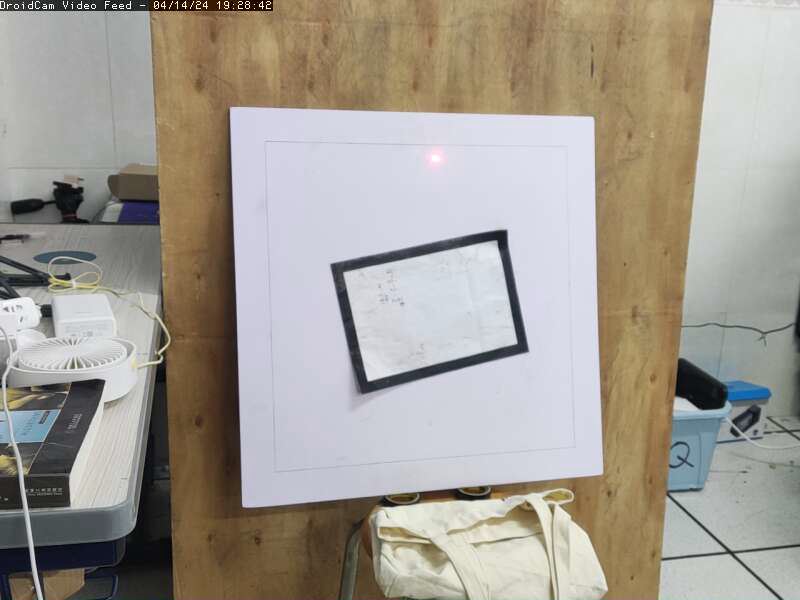
#> input picture week_9/src_2/img_4.jpeg, 800 x 600 px, found by its file name
$ python Edge_Detection.py
#> lines starting #> are read from the running program, lines starting #| are printed output that depends on the picture; after the words box and inside, x2 and y2 are one past the last pixel; in counts of white or black regions, pixels touching at a corner belong together
import cv2
import numpy as np

def preprocess_image(image_path):
    # 读取图像
#> called with image_path = 'week_9\\src_2\\img_4.jpeg'
    image = cv2.imread(image_path)
#> image is the input picture: shape (600, 800, 3); mean B, G, R 147.3, 156.2, 162.6

    # 去噪
    Denoised_image = cv2.fastNlMeansDenoisingColored(image, None, 10, 10, 7, 21)

    # 图像增强和对比度增强
    Enhanced_image = cv2.convertScaleAbs(Denoised_image, alpha=1, beta=30)
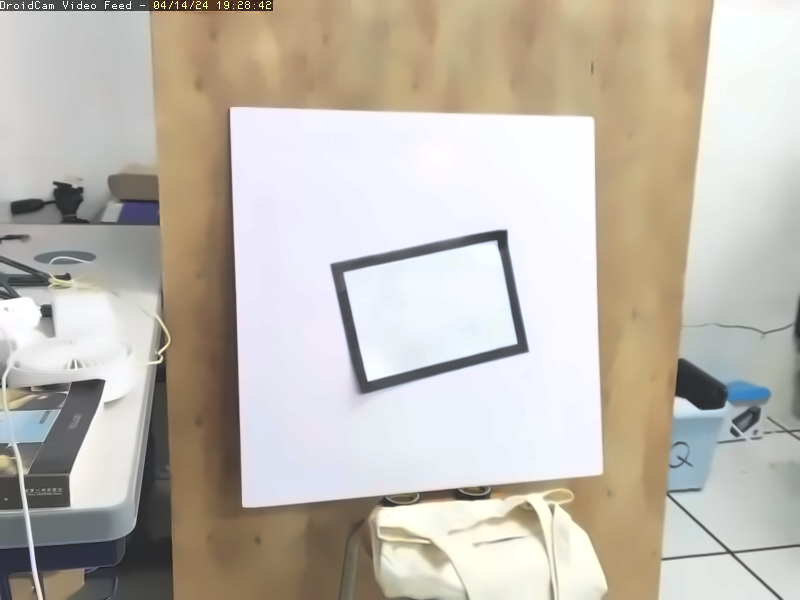
#> Enhanced_image: shape (600, 800, 3); mean B, G, R 176.2, 186, 192.6

    # 边缘检测
    canny_image = cv2.Canny(Enhanced_image, 50, 150)
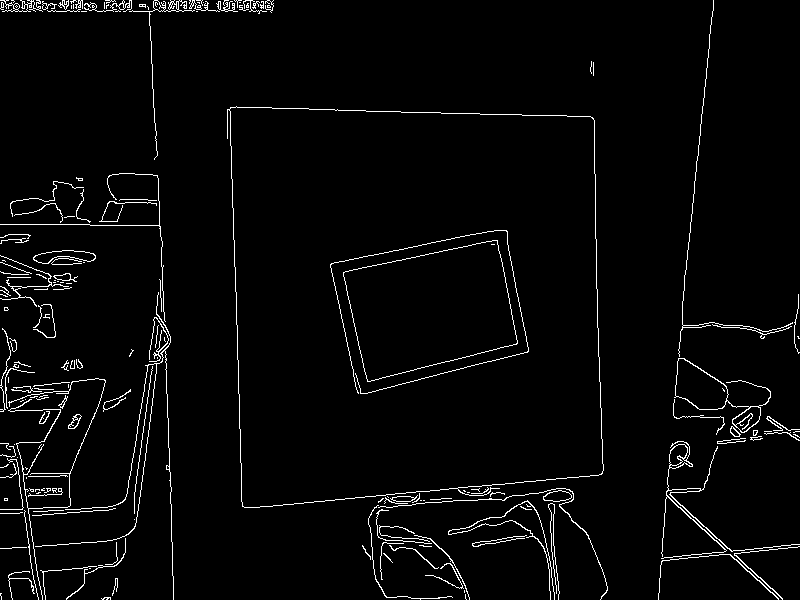
#> canny_image: shape (600, 800); 2.9% white in thin lines or dots

    return canny_image

def detect_quadrilaterals(image):
    contours, _ = cv2.findContours(image, cv2.RETR_TREE, cv2.CHAIN_APPROX_SIMPLE)
#> contours = 262 contours, 215 with area under 20; largest, box (x1, y1, x2, y2) and area: (227, 106, 604, 508) 137398, (229, 106, 604, 508) 137386, (343, 240, 518, 382) 17079, (343, 240, 518, 382) 17076, (674, 358, 771, 433) 2246

    # 建立一个四边形列表
    quadrilaterals = []
    # 遍历轮廓
    for contour in contours:
        # 计算轮廓面积
        area = cv2.contourArea(contour)
        # 去除干扰部分的区域
        min_area = 50000
        max_area = 8000000000000
        if min_area < area < max_area:
            # 对轮廓进行逼近
            peri = cv2.arcLength(contour, True)
            approx = cv2.approxPolyDP(contour, 0.01 * peri, True)

            # 如果逼近的轮廓有四个顶点，则认为是四边形
            if len(approx) == 4:
                quadrilaterals.append(approx)
#> this loop made 262 passes
#> (area, peri, approx) on passes 171 to 172: (137397.5, 1668.8, [[227, 109], [242, 506], [602, 473], [592, 117]]), (137385.5, 1505.7, [[229, 109], [590, 116], [602, 472], [244, 507]])
#> area on passes 9, 10, 13, 15, 19, 21: 20.5, 46, 44.5, 25, 27, 32.5
#> after the loop, quadrilaterals = 2 contours; box (x1, y1, x2, y2) and area: (227, 109, 603, 507) 136638, (229, 109, 603, 508) 135720

    return quadrilaterals


def draw_points(image, quadrilaterals):
    annotated_image = image.copy()

    for quad in quadrilaterals:
        # 绘制轮廓
        cv2.drawContours(annotated_image, [quad], -1, (255, 0, 0), 2)

         # 在图像上标记四个端点并打印坐标
        for i,point in enumerate(quad):
            x, y = point[0]
            cv2.circle(annotated_image, (x, y), 5, (0, 0, 255), -1)
            cv2.putText(annotated_image, f'({x}, {y})', (x, y), cv2.FONT_HERSHEY_SIMPLEX, 0.5, (100, 0, 255), 2)

            # 标记四边形的中心点
            M = cv2.moments(quad)
            cx = int(M['m10'] / M['m00'])
            cy = int(M['m01'] / M['m00'])
            cv2.circle(annotated_image, (cx, cy), 5, (0, 0, 255), -1)
            cv2.putText(annotated_image, f'({cx}, {cy})', (cx, cy), cv2.FONT_HERSHEY_SIMPLEX, 0.5, (100, 0, 255), 2)

    return annotated_image

# 主函数
if __name__ == "__main__":
    image = 'week_9\src_2\img_4.jpeg'

    # 图像预处理
    processed_image = preprocess_image(image)
    # 检测四边形并标记特征
    quadrilaterals = detect_quadrilaterals(processed_image)
    # 最终图像
    Annotated_Image = draw_points(processed_image, quadrilaterals)
#> the loop in draw_points, `for quad in quadrilaterals:` made 2 passes
#> quad on passes 1 to 2: [[227, 109], [242, 506], [602, 473], [592, 117]], [[229, 109], [590, 116], [602, 472], [244, 507]]
#> after the loop in draw_points, `for quad in quadrilaterals:`:
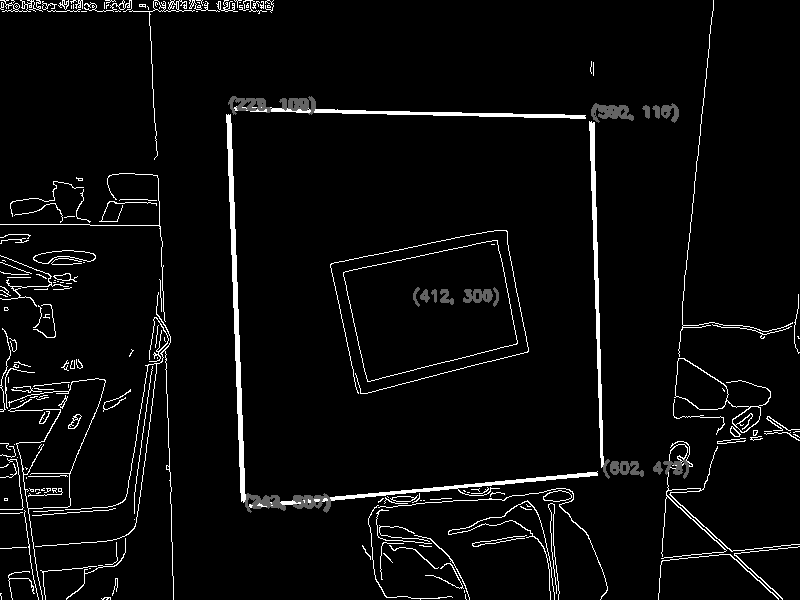
#> annotated_image: shape (600, 800); 1.7% of pixels changed, all inside (x1, y1, x2, y2) = (226, 96, 689, 513)
    # 显示结果
    cv2.imshow('Annotated Image', Annotated_Image)
    cv2.waitKey(0)
    cv2.destroyAllWindows()

$ run again, with week_9/src_2/img_5.jpeg copied over week_9/src_2/img_4.jpeg
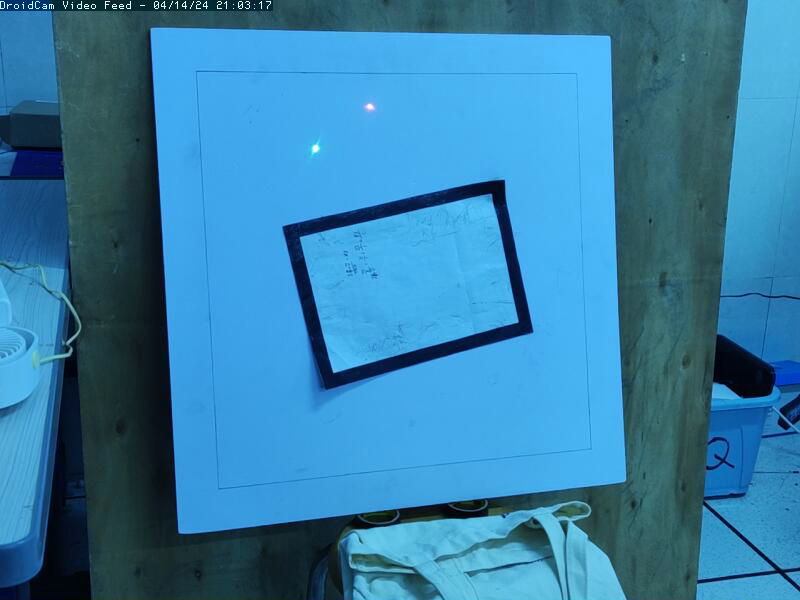
#> input picture week_9/src_2/img_5.jpeg, 800 x 600 px, found by its file name
#> in preprocess_image, image is the input picture: shape (600, 800, 3); mean B, G, R 166.8, 125.9, 53.1
#> in preprocess_image, `canny_image = cv2.Canny(Enhanced_image, 50, 150)`:
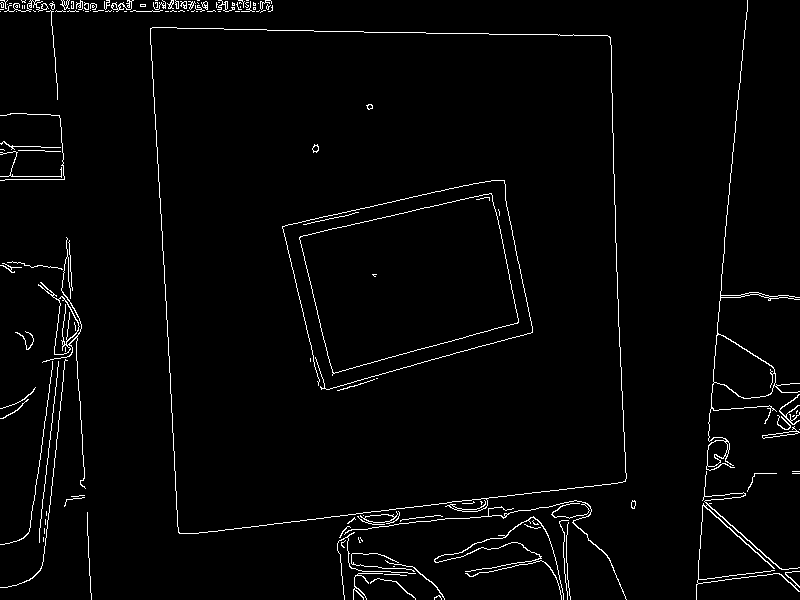
#> canny_image: shape (600, 800); 2.4% white in thin lines or dots
#> contours = 205 contours, 169 with area under 20; largest, box (x1, y1, x2, y2) and area: (150, 27, 627, 534) 216310, (150, 27, 627, 534) 216270, (299, 193, 519, 376) 26684, (299, 193, 519, 374) 26679, (706, 0, 800, 471) 3180
#> the loop in detect_quadrilaterals, `for contour in contours:` made 205 passes
#> (area, peri, approx) on passes 67, 70: (216309.5, 2078, [[150, 28], [179, 533], [625, 481], [609, 36]]), (216269.5, 1899.5, [[150, 29], [607, 35], [625, 480], [180, 533]])
#> after the loop in detect_quadrilaterals, `for contour in contours:`: quadrilaterals = 2 contours; box (x1, y1, x2, y2) and area: (150, 28, 626, 534) 215432, (150, 29, 626, 534) 214564
#> the loop in draw_points, `for quad in quadrilaterals:` made 2 passes
#> quad on passes 1 to 2: [[150, 28], [179, 533], [625, 481], [609, 36]], [[150, 29], [607, 35], [625, 480], [180, 533]]
#> after the loop in draw_points, `for quad in quadrilaterals:`:
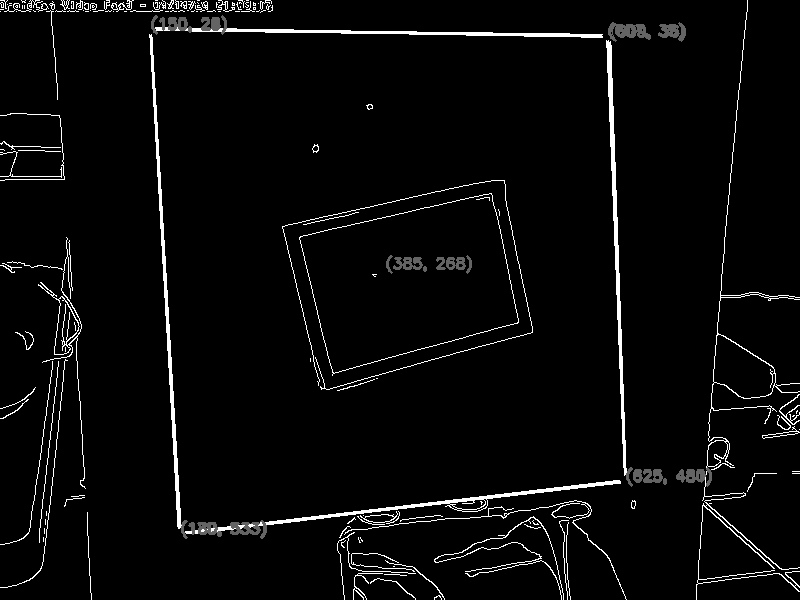
#> annotated_image: shape (600, 800); 1.71% of pixels changed, all inside (x1, y1, x2, y2) = (149, 15, 712, 539)
